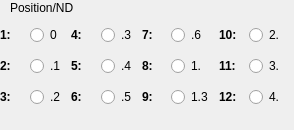
<?xml version="1.0" encoding="UTF-8"?>
<ui version="4.0">
 <class>Form</class>
 <widget class="QWidget" name="Form">
  <property name="geometry">
   <rect>
    <x>0</x>
    <y>0</y>
    <width>294</width>
    <height>130</height>
   </rect>
  </property>
  <property name="windowTitle">
   <string>Form</string>
  </property>
  <widget class="QWidget" name="gridLayoutWidget">
   <property name="geometry">
    <rect>
     <x>0</x>
     <y>20</y>
     <width>284</width>
     <height>92</height>
    </rect>
   </property>
   <layout class="QGridLayout" name="gridLayout">
    <property name="sizeConstraint">
     <enum>QLayout::SetMinimumSize</enum>
    </property>
    <item row="2" column="7">
     <widget class="QRadioButton" name="radioButton_12">
      <property name="text">
       <string>4.</string>
      </property>
     </widget>
    </item>
    <item row="0" column="0">
     <widget class="QLabel" name="label">
      <property name="font">
       <font>
        <weight>75</weight>
        <bold>true</bold>
       </font>
      </property>
      <property name="text">
       <string>1:</string>
      </property>
     </widget>
    </item>
    <item row="0" column="3">
     <widget class="QRadioButton" name="radioButton_4">
      <property name="text">
       <string>.3</string>
      </property>
     </widget>
    </item>
    <item row="0" column="1">
     <widget class="QRadioButton" name="radioButton_1">
      <property name="text">
       <string>0</string>
      </property>
     </widget>
    </item>
    <item row="1" column="1">
     <widget class="QRadioButton" name="radioButton_2">
      <property name="text">
       <string>.1</string>
      </property>
     </widget>
    </item>
    <item row="2" column="5">
     <widget class="QRadioButton" name="radioButton_11">
      <property name="text">
       <string>1.3</string>
      </property>
     </widget>
    </item>
    <item row="1" column="0">
     <widget class="QLabel" name="label_2">
      <property name="font">
       <font>
        <weight>75</weight>
        <bold>true</bold>
       </font>
      </property>
      <property name="text">
       <string>2:</string>
      </property>
     </widget>
    </item>
    <item row="2" column="4">
     <widget class="QLabel" name="label_9">
      <property name="font">
       <font>
        <weight>75</weight>
        <bold>true</bold>
       </font>
      </property>
      <property name="text">
       <string>9:</string>
      </property>
     </widget>
    </item>
    <item row="1" column="4">
     <widget class="QLabel" name="label_8">
      <property name="font">
       <font>
        <weight>75</weight>
        <bold>true</bold>
       </font>
      </property>
      <property name="text">
       <string>8:</string>
      </property>
     </widget>
    </item>
    <item row="2" column="1">
     <widget class="QRadioButton" name="radioButton_3">
      <property name="text">
       <string>.2</string>
      </property>
     </widget>
    </item>
    <item row="0" column="4">
     <widget class="QLabel" name="label_7">
      <property name="font">
       <font>
        <weight>75</weight>
        <bold>true</bold>
       </font>
      </property>
      <property name="text">
       <string>7:</string>
      </property>
     </widget>
    </item>
    <item row="0" column="2">
     <widget class="QLabel" name="label_4">
      <property name="font">
       <font>
        <weight>75</weight>
        <bold>true</bold>
       </font>
      </property>
      <property name="text">
       <string>4:</string>
      </property>
     </widget>
    </item>
    <item row="0" column="5">
     <widget class="QRadioButton" name="radioButton_13">
      <property name="text">
       <string>.6</string>
      </property>
     </widget>
    </item>
    <item row="1" column="3">
     <widget class="QRadioButton" name="radioButton_7">
      <property name="text">
       <string>.4</string>
      </property>
     </widget>
    </item>
    <item row="2" column="0">
     <widget class="QLabel" name="label_3">
      <property name="font">
       <font>
        <weight>75</weight>
        <bold>true</bold>
       </font>
      </property>
      <property name="text">
       <string>3:</string>
      </property>
     </widget>
    </item>
    <item row="2" column="2">
     <widget class="QLabel" name="label_6">
      <property name="font">
       <font>
        <weight>75</weight>
        <bold>true</bold>
       </font>
      </property>
      <property name="text">
       <string>6:</string>
      </property>
     </widget>
    </item>
    <item row="2" column="3">
     <widget class="QRadioButton" name="radioButton_10">
      <property name="text">
       <string>.5</string>
      </property>
     </widget>
    </item>
    <item row="1" column="7">
     <widget class="QRadioButton" name="radioButton_15">
      <property name="text">
       <string>3.</string>
      </property>
     </widget>
    </item>
    <item row="1" column="2">
     <widget class="QLabel" name="label_5">
      <property name="font">
       <font>
        <weight>75</weight>
        <bold>true</bold>
       </font>
      </property>
      <property name="text">
       <string>5:</string>
      </property>
     </widget>
    </item>
    <item row="0" column="7">
     <widget class="QRadioButton" name="radioButton_14">
      <property name="text">
       <string>2.</string>
      </property>
     </widget>
    </item>
    <item row="1" column="5">
     <widget class="QRadioButton" name="radioButton_8">
      <property name="text">
       <string>1.</string>
      </property>
     </widget>
    </item>
    <item row="0" column="6">
     <widget class="QLabel" name="label_10">
      <property name="font">
       <font>
        <weight>75</weight>
        <bold>true</bold>
       </font>
      </property>
      <property name="text">
       <string>10:</string>
      </property>
     </widget>
    </item>
    <item row="1" column="6">
     <widget class="QLabel" name="label_11">
      <property name="font">
       <font>
        <weight>75</weight>
        <bold>true</bold>
       </font>
      </property>
      <property name="text">
       <string>11:</string>
      </property>
     </widget>
    </item>
    <item row="2" column="6">
     <widget class="QLabel" name="label_12">
      <property name="font">
       <font>
        <weight>75</weight>
        <bold>true</bold>
       </font>
      </property>
      <property name="text">
       <string>12:</string>
      </property>
     </widget>
    </item>
   </layout>
  </widget>
  <widget class="QLabel" name="label_13">
   <property name="geometry">
    <rect>
     <x>10</x>
     <y>0</y>
     <width>71</width>
     <height>16</height>
    </rect>
   </property>
   <property name="text">
    <string>Position/ND</string>
   </property>
  </widget>
 </widget>
 <resources/>
 <connections/>
</ui>
